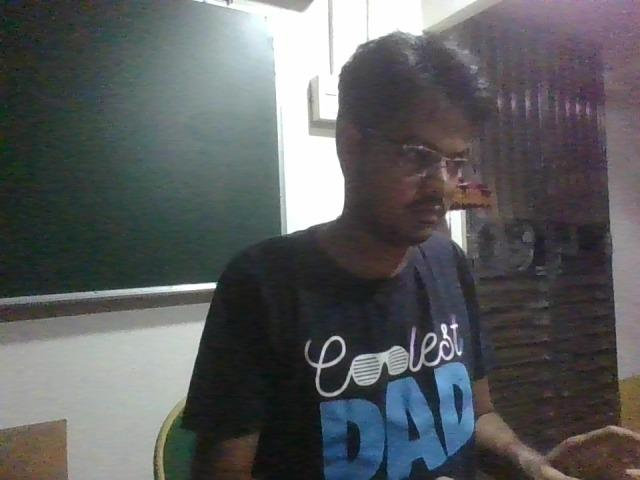
#> input picture react/hello_world/received_frame.jpeg, 640 x 480 px
$ python driver_attention_monitor.py
#> lines starting #> are read from the running program, lines starting #| are printed output that depends on the picture
import cv2

def process_image(image_path):
    # Load the Haar cascade xml file for face detection
#> called with image_path = 'received_frame.jpeg'
    face_cascade = cv2.CascadeClassifier('./haarcascade_frontalface_default.xml')

    # Load the image
    image = cv2.imread(image_path)
#> image is the input picture: shape (480, 640, 3); mean B, G, R 94.3, 92.7, 90.8

    # Convert the image to grayscale
    gray_image = cv2.cvtColor(image, cv2.COLOR_BGR2GRAY)
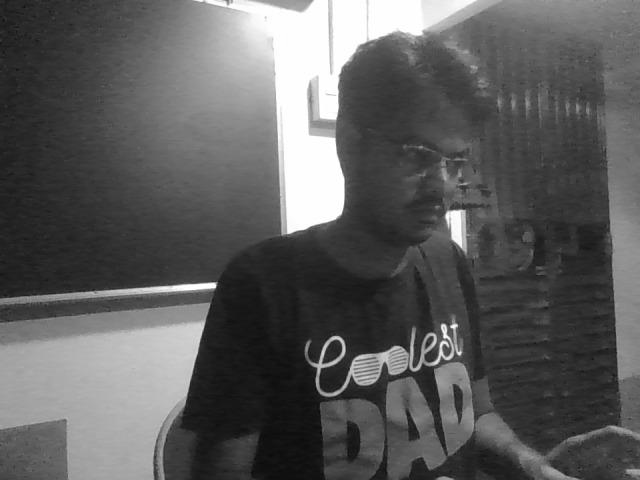
#> gray_image: shape (480, 640); min 7, max 255, mean 92.3

    # Detect faces
    faces = face_cascade.detectMultiScale(gray_image, 1.1, 4)
#> faces = [[395, 125, 92, 92]]

    # Check if faces are detected
    if len(faces) > 0:
        return "Person detected"
    else:
        return "No person detected"

# Example usage
result = process_image("received_frame.jpeg")
print(result)
